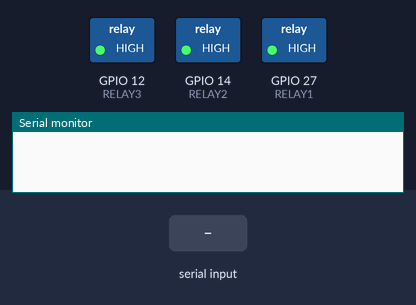
Simulated run of this sketch. Board: ESP32. Parts: switched loads named in the sketch (green lamp = pin HIGH), the last lines printed to the serial monitor. Inputs (shaded band) come from the test bench.

Above: at 1.2 s.
1.3 s: "1\n" received over Serial
At 1.6 s:
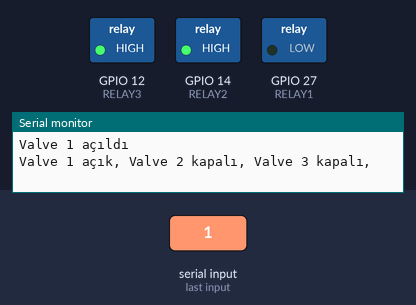
2.8 s: "2\n" received over Serial
At 4.0 s:
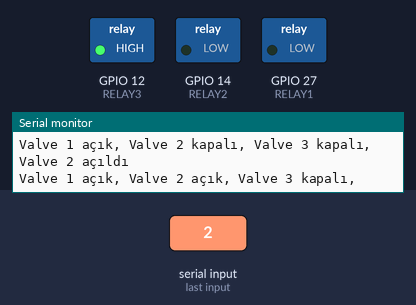
4.3 s: "3\n" received over Serial
At 5.1 s:
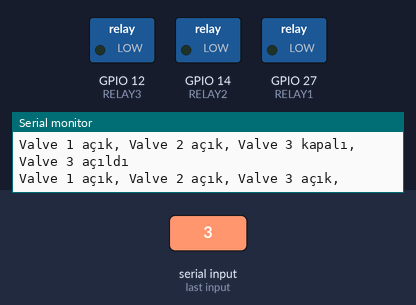
5.8 s: "1\n" received over Serial
At 6.3 s:
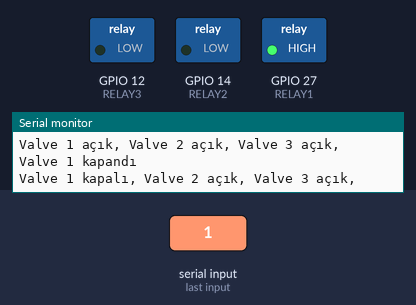
7.3 s: "2\n" received over Serial
At 8.6 s:
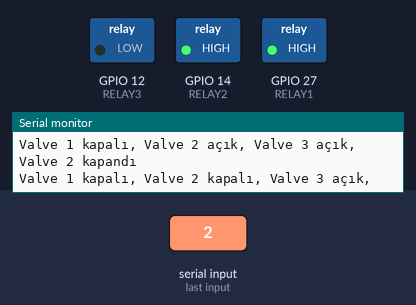
Timing chart, 0 to 9.8 s (numbered marks = the images above; inputs shaded):
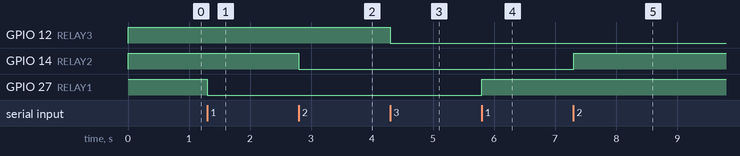

The sketch:

esp32u_valve_control.ino
```cpp
#include <Arduino.h>

#define RELAY1 27
#define RELAY2 14
#define RELAY3 12

long input;
int states[] = {HIGH,HIGH,HIGH};
void printStates(void);

void setup() {
  pinMode(RELAY1, OUTPUT);
  pinMode(RELAY2,OUTPUT);
  pinMode(RELAY3,OUTPUT);
  digitalWrite(RELAY1, HIGH);
  digitalWrite(RELAY2 ,HIGH);
  digitalWrite(RELAY3 ,HIGH);
  Serial.begin(115200);
}

void loop() {
  if(Serial.available()){
    input = Serial.parseInt();
    switch (input)
    {
      case 1:
        if(states[input-1]){
          digitalWrite(RELAY1, LOW);
          states[input-1]=LOW;
          Serial.println("Valve 1 açıldı");
        }
        else{
          digitalWrite(RELAY1,HIGH);
          states[input-1]=HIGH;
          Serial.println("Valve 1 kapandı");
        }
        printStates();
        break;

      case 2:
        if(states[input-1]){
          digitalWrite(RELAY2, LOW);
          states[input-1]=LOW;
          Serial.println("Valve 2 açıldı");
        }
        else{
          digitalWrite(RELAY2,HIGH);
          states[input-1]=HIGH;
          Serial.println("Valve 2 kapandı");
        }
        printStates();
        break;

      case 3:
        if(states[input-1]){
          digitalWrite(RELAY3, LOW);
          states[input-1]=LOW;
          Serial.println("Valve 3 açıldı");
        }
        else{
          digitalWrite(RELAY3,HIGH);
          states[input-1]=HIGH;
          Serial.println("Valve 3 kapandı");
        }
        printStates();
        break;

    }

  }
}

void printStates(void)
{
  for(int i=0;i<=2;i++){
    if (states[i]){
      Serial.print("Valve ");
      Serial.print(i+1);
      Serial.print(" kapalı, ");
    }
    else{
      Serial.print("Valve ");
      Serial.print(i+1);
      Serial.print(" açık, ");
    }
  }
  Serial.println();
  Serial.println();
}
```

Measured:
- after the input at 1.3 s, GPIO 27 (RELAY1): HIGH → LOW at once
- after the input at 2.8 s, GPIO 14 (RELAY2): HIGH → LOW at once
- after the input at 4.3 s, GPIO 12 (RELAY3): HIGH → LOW at once
- after the input at 5.8 s, GPIO 27 (RELAY1): LOW → HIGH at once
- after the input at 7.3 s, GPIO 14 (RELAY2): LOW → HIGH at once
